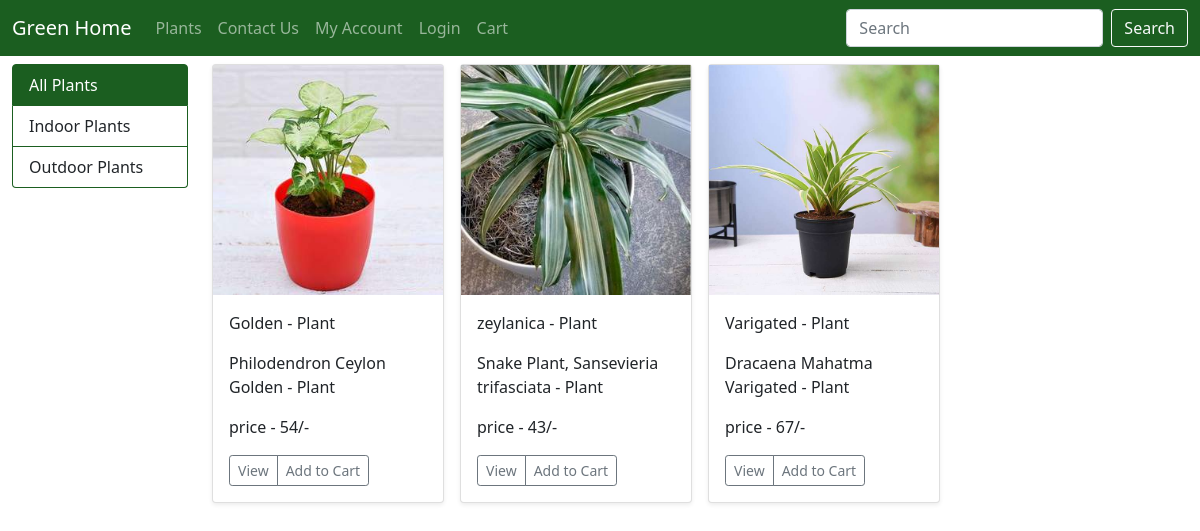
The app's page /category/2/ with its own data.
### ap1/models.py (models this page shows, shortened)
class Category(models.Model):
    title=models.CharField(max_length=100)
    desc=models.TextField()

class Plants(models.Model):
    name=models.CharField(max_length=200)
    desc=models.TextField()
    img = models.ImageField(upload_to='images')
    price = models.IntegerField()
    date=models.DateTimeField()
    cat= models.ForeignKey(Category,on_delete=models.CASCADE)

### ap1/views.py (the view)
# urls.py: path('category/<int:cid>/',views.category,name='category'),
def category(request,cid):
     cats=Category.objects.all()
     category=Category.objects.get(pk=cid)
     plants= Plants.objects.filter(cat=category)
     return render(request,'plants.html',{'plants': plants,'cats':cats})

### templates/plants.html (shortened to what this page needs)
{% extends 'base.html' %}
{% block body %}
<div class="container-fluid">
    <div class="row ">
        <div class="col-md-2">
            <div class="list-group mt-2 ">
                <a href="/plants" class="list-group-item list-group-item-action active" aria-current="true">
                    All Plants
                </a>
                {% for c in cats %}
                <a href="/category/{{c.pk}}" class="list-group-item list-group-item-action">{{c.title}}</a>
                {%endfor%}
            </div>
        </div>
        <div class="col-md-10">
            <div class="row mt-2">
                <div class="col-md-12">
                    <div class="row row-cols-1 row-cols-sm-2 row-cols-md-4 g-3">
                        {% for i in plants %}
                        <div class="col">
                            <div class="card shadow-sm">
                                <img src="/media/{{i.img}}" class="d-block w-100" alt="...">
                                <div class="card-body">
                                    <p class="card-text">{{i.name}}</p>
                                    <p class="card-text">{{i.desc}}</p>
                                    <p class="card-text">price - {{i.price}}/- </p>
                                    <div class="d-flex justify-content-between align-items-center">
                                        <div class="btn-group">
                                            <button type="button"  class="btn btn-sm btn-outline-secondary" onclick="showModalwithImage('{{i.img}}')">View</button>
                                            <button type="button" class="btn btn-sm btn-outline-secondary">Add to
                                                Cart</button>
                                        </div>
                                    </div>
                                </div>
                            </div>
                        </div>
                        {% endfor %}
                    </div>
                </div>
            </div>
        </div>
    </div>
</div>
{% endblock body %}

### templates/base.html (style rules this page uses)
.list-group-item.active { background:#1B5E20!important; border-color:#1B5E20!important; }
.list-group-item { border-color:#1B5E20!important; }

### records on screen
Category: title "Indoor Plants"
Category: title "Outdoor Plants"
Plants: img (picture), name "Golden - Plant", desc "Philodendron Ceylon Golden - Plant", price "54"
Plants: img (picture), name "zeylanica - Plant", desc "Snake Plant, Sansevieria trifasciata - Plant", price "43"
Plants: img (picture), name "Varigated - Plant", desc "Dracaena Mahatma Varigated - Plant", price "67"
